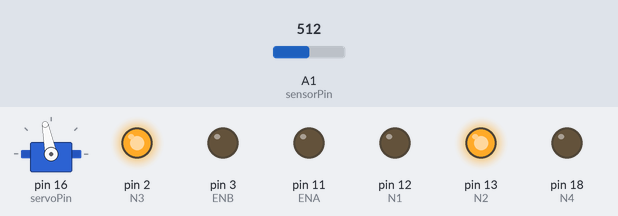
Recording of a sketch running on a simulated Arduino Uno, built with avr-gcc and run on an emulated ATmega328P. Shown: servo, output pins drawn as LEDs (lit = HIGH). The inputs (shaded band) are chosen by the test bench; at power-on: A1 (sensorPin) = 512. What the sketch prints to the serial monitor is not drawn.

Above: at 1.2 s.
1.3 s: A1 (sensorPin) set to 306
At 1.7 s:
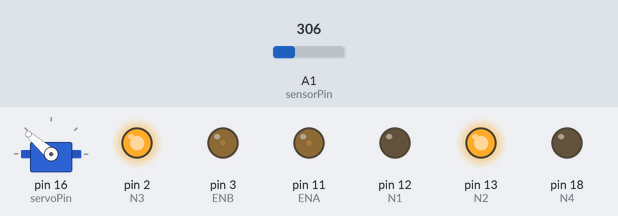
4.3 s: A1 (sensorPin) set to 170
At 4.5 s:
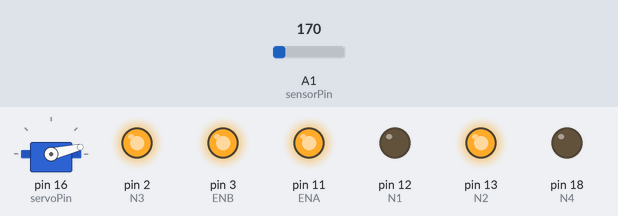
7.3 s: A1 (sensorPin) set to 188
At 8.53 s:
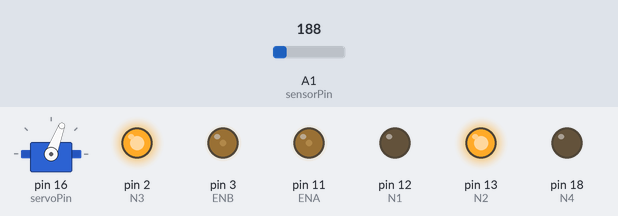
Timing chart, 0 to 45.4 s (numbered marks = the images above; inputs shaded):
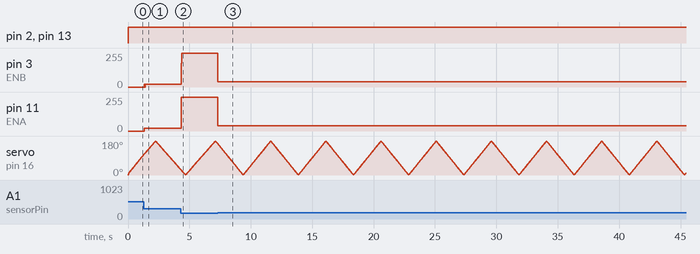

The sketch:

smartCar_2.ino
```cpp
#include <Servo.h>
Servo myservo;  // create servo object to control a servo
#define servoPin 16
#define sensorPin 15
#define ENA    11
#define N1     12
#define N2     13
#define ENB     3
#define N3      2
#define N4      18
byte geschwindigkeit;                        // Die aktuelle Geschwindigkeit
byte korrekturBewegungProzent;               // Stärke der Korrektur in Prozent
bool korrekturBewegungRichtung;              // true = links, false = rechts
bool sensorikRichtung = true;                // Momentane Drehrichtung des Servos, true = links, false = rechts
byte sensorikPosition = 0;                   // Sensor-Position, 0 = rechts, 180 = links
unsigned long sensorikVerzoegerung;          // Verzögerung für Schwenkung und Messung der Sensorik
unsigned long gehirnVerzoegerung;
unsigned long bewegungAusweichenVerzoegerung; // Verzögerungsvariable für Ausweich-Funktion   // NEU!!!!!!!

float sensorWert;                            // Momentaner Sensor-Wert
float refSpannung = 4.96;                    // Korrektur für Sensor von 2A
const float sensorMin = 512;                 // Sensor-Wert bei freiem Feld
const float sensorMax = 2048;                // Gewünschter Maximalwert des Sensors

void setup() {
  Serial.begin(9600);         /* DEV */

  myservo.attach(servoPin);
  myservo.write(sensorikPosition);

  pinMode(sensorPin, INPUT);
  pinMode(ENA, OUTPUT);
  pinMode(N1, OUTPUT);
  pinMode(N2, OUTPUT);
  pinMode(N3, OUTPUT);
  pinMode(N4, OUTPUT);

  pinMode(ENA, OUTPUT);

  sensorikVerzoegerung = 0;
  gehirnVerzoegerung = 0;
  bewegungAusweichenVerzoegerung = 1000;               // NEU!!!!!!!
}

void loop() {
  // put your main code here, to run repeatedly:
  gehirn();
  analogWrite(ENA, geschwindigkeit);        /* DEV */
  analogWrite(ENB, geschwindigkeit);        /* DEV */
  digitalWrite(N1, LOW);                    /* DEV */
  digitalWrite (N2, HIGH);                  /* DEV */
  digitalWrite (N3, HIGH);                  /* DEV */
  digitalWrite (N4, LOW);                   /* DEV */

}

//  Sensorik-Routine
//  ----------------

void sensorikInfrarot() {
  if (sensorikVerzoegerung < millis()) {  // Verzögerung für Schwenkung und Messung
    if (sensorikRichtung) {               //
      sensorikPosition++;
    }
    else {
      sensorikPosition--;
    }
    myservo.write(sensorikPosition);
    if (sensorikPosition >= 180 || sensorikPosition <= 0) {
        sensorikRichtung = !sensorikRichtung;
    }
    sensorikVerzoegerung = millis()+5;    // 5ms Verzögerung für Servo
    sensorWert = analogRead(sensorPin)*refSpannung;
    Serial.println(sensorWert);               /* DEV */
    Serial.println(geschwindigkeit);          /* DEV */
  }
}


//  Bewegungsfunktionen:
//  --------------------

void bewegungFahrt(byte richtungFahrt) {          // richtungFahrt: 0 = geradeaus, 1 = links, 2 = rechts
  if (richtungFahrt == 0) {
    analogWrite(ENA, geschwindigkeit);        /* DEV */
    analogWrite(ENB, geschwindigkeit);        /* DEV */
    digitalWrite(N1, LOW);                    /* DEV */
    digitalWrite (N2, HIGH);                  /* DEV */
    digitalWrite (N3, HIGH);                  /* DEV */
    digitalWrite (N4, LOW);                   /* DEV */
  }
  else if (richtungFahrt == 1) {
    analogWrite(ENA, geschwindigkeit);        /* DEV */
    analogWrite(ENB, geschwindigkeit-20);     /* DEV */
    digitalWrite(N1, LOW);                    /* DEV */
    digitalWrite (N2, HIGH);                  /* DEV */
    digitalWrite (N3, HIGH);                  /* DEV */
    digitalWrite (N4, LOW);                   /* DEV */
  }
  else {
    analogWrite(ENA, geschwindigkeit-20);
    analogWrite(ENB, geschwindigkeit);
    digitalWrite(N1, LOW);
    digitalWrite (N2, HIGH);
    digitalWrite (N3, HIGH);
    digitalWrite (N4, LOW);
  }
}

//  Entscheidungsroutinen:
//  ----------------------

void gehirn() {
  sensorikInfrarot();
    int sensorInt = map(sensorWert, sensorMin, sensorMax, 0, 4);
    switch (sensorInt) {
      case 0:
        geschwindigkeit = 255;
        bewegungFahrt(0);
        break;
      case 1:
        geschwindigkeit = 40;
        bewegungFahrt(1);
        break;
      case 2:
        geschwindigkeit = 20;
        bewegungFahrt(1);
        break;
      case 3:
        geschwindigkeit = 0;
        bewegungFahrt(1);
        break;
      default:
        break;
    }
}
```

Measured:
- the behaviour switches between 180 and 181 on A1 (sensorPin) (found by bisection; images 2 and 3)
- after the input at 1.3 s, pin 3 (ENB), pin 11 (ENA): 0/255 → 20/255 at once
- after the input at 4.3 s, pin 3 (ENB): 20/255 → 255/255 after 0.05 s; pin 11 (ENA): 20/255 → 255/255 at once
- after the input at 7.3 s, pin 3 (ENB), pin 11 (ENA): 255/255 → 40/255 at once
